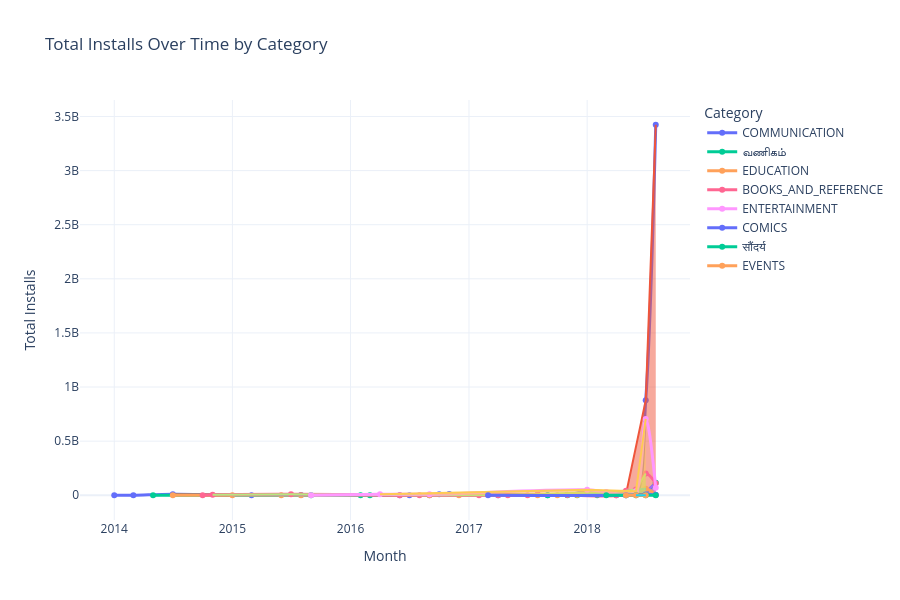

Notebook cell for this chart:
### Markdown cell above
#6

### Code cell
# ===============================
# TASK 6 – ENHANCED VISUAL VERSION
# ===============================

import pandas as pd
import plotly.graph_objects as go
from datetime import datetime
import pytz

# ---- TIME CHECK (6 PM – 9 PM IST) ----
ist = pytz.timezone("Asia/Kolkata")
current_time = datetime.now(ist).time()

if datetime.strptime("00:00","%H:%M").time() <= current_time <= datetime.strptime("23:59","%H:%M").time():

    df6 = playstore_df.copy()

    # ---- CLEAN NUMERIC ----
    df6['Installs'] = (
        df6['Installs']
        .astype(str)
        .str.replace('[+,]', '', regex=True)
    )
    df6['Installs'] = pd.to_numeric(df6['Installs'], errors='coerce')
    df6['Reviews'] = pd.to_numeric(df6['Reviews'], errors='coerce')

    df6 = df6.dropna(subset=['Installs','Reviews'])

    # ---- APPLY FILTERS ----
    df6 = df6[
        (df6['Reviews'] > 500) &
        (~df6['App'].str.contains('S', case=False, na=False)) &
        (~df6['App'].str.startswith(('x','y','z'), na=False)) &
        (df6['Category'].str.startswith(('E','C','B'), na=False))
    ]

    # ---- DATE PREP ----
    df6['Last Updated'] = pd.to_datetime(df6['Last Updated'], errors='coerce')
    df6 = df6.dropna(subset=['Last Updated'])

    df6['Month'] = df6['Last Updated'].dt.to_period('M').astype(str)

    # ---- GROUP ----
    df_group = df6.groupby(['Month','Category'])['Installs'].sum().reset_index()

    # ---- MOM GROWTH ----
    df_group['MoM_Growth'] = (
        df_group.groupby('Category')['Installs']
        .pct_change()
    )

    df_group['Highlight'] = df_group['MoM_Growth'] > 0.20

    # ---- TRANSLATION FIX (UPPERCASE MATCH) ----
    translation_map = {
        'BEAUTY': 'सौंदर्य',        # Hindi
        'BUSINESS': 'வணிகம்',      # Tamil
        'DATING': 'Partnersuche'   # German
    }

    df_group['Category_Display'] = df_group['Category'].replace(translation_map)

    # ---- SORT MONTH ----
    df_group = df_group.sort_values("Month")

    # ---- PLOT ----
    fig8 = go.Figure()

    for cat in df_group['Category_Display'].unique():

        cat_df = df_group[df_group['Category_Display']==cat]

        # Smooth professional line
        fig8.add_trace(go.Scatter(
            x=cat_df['Month'],
            y=cat_df['Installs'],
            mode='lines+markers',
            name=cat,
            line=dict(width=3, shape='spline'),   # smooth curve
            marker=dict(size=6)
        ))

        # Highlight growth >20%
        highlight_df = cat_df[cat_df['Highlight']]

        fig8.add_trace(go.Scatter(
            x=highlight_df['Month'],
            y=highlight_df['Installs'],
            fill='tozeroy',
            opacity=0.18,
            mode='lines',
            showlegend=False
        ))

    fig8.update_layout(
        title="Total Installs Over Time by Category",
        xaxis_title="Month",
        yaxis_title="Total Installs",
        template="plotly_white",
        height=600,
        legend_title="Category"
    )

    fig8.show()

else:
    print("Task 6 visible only between 6 PM and 9 PM IST")

### Figure 1 — Plotly figure (JSON) as saved in the notebook; plotly's stock layout.template omitted (floating-point values rounded to 4 significant figures)
{"data": [{"line": {"shape": "spline", "width": 3}, "marker": {"size": 6}, "mode": "lines+markers", "name": "COMMUNICATION", "type": "scatter", "x": ["2014-01", "2014-03", "2014-07", "2015-03", "2015-08", "2016-06", "2016-07", "2016-09", "2016-10", "2016-11", "2017-04", "2017-09", "2017-11", "2018-01", "2018-03", "2018-04", "2018-05", "2018-06", "2018-07", "2018-08"], "y": [100000.0, 100000.0, 10000000.0, 1000000.0, 2000000.0, 1000000.0, 110000.0, 1000000.0, 10000000.0, 11000000.0, 100000.0, 50000.0, 5000000.0, 36000000.0, 10100000.0, 1000000.0, 10000000.0, 11100000.0, 876700000.0, 3424000000.0]}, {"fill": "tozeroy", "mode": "lines", "opacity": 0.18, "showlegend": false, "type": "scatter", "x": ["2014-07", "2015-08", "2016-09", "2016-10", "2017-11", "2018-01", "2018-05", "2018-07", "2018-08"], "y": [10000000.0, 2000000.0, 1000000.0, 10000000.0, 5000000.0, 36000000.0, 10000000.0, 876700000.0, 3424000000.0]}, {"line": {"shape": "spline", "width": 3}, "marker": {"size": 6}, "mode": "lines+markers", "name": "வணிகம்", "type": "scatter", "x": ["2014-05", "2015-09", "2016-02", "2016-03", "2017-09", "2017-11", "2017-12", "2018-02", "2018-05", "2018-06", "2018-07", "2018-08"], "y": [100000.0, 100000.0, 10000.0, 1000000.0, 1000000.0, 500000.0, 1001000.0, 1000000.0, 100000.0, 15200000.0, 32100000.0, 115200000.0]}, {"fill": "tozeroy", "mode": "lines", "opacity": 0.18, "showlegend": false, "type": "scatter", "x": ["2016-03", "2017-12", "2018-06", "2018-07", "2018-08"], "y": [1000000.0, 1001000.0, 15200000.0, 32100000.0, 115200000.0]}, {"line": {"shape": "spline", "width": 3}, "marker": {"size": 6}, "mode": "lines+markers", "name": "EDUCATION", "type": "scatter", "x": ["2014-07", "2015-01", "2015-06", "2015-08", "2016-09", "2016-12", "2017-08", "2017-10", "2017-12", "2018-05", "2018-07", "2018-08"], "y": [10000.0, 100000.0, 1000000.0, 1000000.0, 1000000.0, 100000.0, 1000000.0, 1000000.0, 3000000.0, 2100000.0, 60600000.0, 3000000.0]}, {"fill": "tozeroy", "mode": "lines", "opacity": 0.18, "showlegend": false, "type": "scatter", "x": ["2015-01", "2015-06", "2017-08", "2017-12", "2018-07"], "y": [100000.0, 1000000.0, 1000000.0, 3000000.0, 60600000.0]}, {"line": {"shape": "spline", "width": 3}, "marker": {"size": 6}, "mode": "lines+markers", "name": "BOOKS_AND_REFERENCE", "type": "scatter", "x": ["2014-10", "2014-11", "2015-07", "2016-06", "2016-08", "2017-02", "2017-04", "2017-05", "2017-07", "2017-08", "2017-11", "2018-04", "2018-05", "2018-06", "2018-07", "2018-08"], "y": [500000.0, 5000000.0, 10000000.0, 60000.0, 100000.0, 100000.0, 1000000.0, 100000.0, 100000.0, 10010000.0, 2000000.0, 1050000.0, 40600000.0, 52100000.0, 201600000.0, 110000000.0]}, {"fill": "tozeroy", "mode": "lines", "opacity": 0.18, "showlegend": false, "type": "scatter", "x": ["2014-11", "2015-07", "2016-08", "2017-04", "2017-08", "2018-05", "2018-06", "2018-07"], "y": [5000000.0, 10000000.0, 100000.0, 1000000.0, 10010000.0, 40600000.0, 52100000.0, 201600000.0]}, {"line": {"shape": "spline", "width": 3}, "marker": {"size": 6}, "mode": "lines+markers", "name": "ENTERTAINMENT", "type": "scatter", "x": ["2015-09", "2016-04", "2016-09", "2018-01", "2018-03", "2018-05", "2018-06", "2018-07", "2018-08"], "y": [1000000.0, 10000000.0, 10000000.0, 50000000.0, 30000000.0, 7000000.0, 36100000.0, 705300000.0, 68200000.0]}, {"fill": "tozeroy", "mode": "lines", "opacity": 0.18, "showlegend": false, "type": "scatter", "x": ["2016-04", "2018-01", "2018-06", "2018-07"], "y": [10000000.0, 50000000.0, 36100000.0, 705300000.0]}, {"line": {"shape": "spline", "width": 3}, "marker": {"size": 6}, "mode": "lines+markers", "name": "COMICS", "type": "scatter", "x": ["2017-03", "2018-05", "2018-07", "2018-08"], "y": [100000.0, 200000.0, 6000000.0, 5050000.0]}, {"fill": "tozeroy", "mode": "lines", "opacity": 0.18, "showlegend": false, "type": "scatter", "x": ["2018-05", "2018-07"], "y": [200000.0, 6000000.0]}, {"line": {"shape": "spline", "width": 3}, "marker": {"size": 6}, "mode": "lines+markers", "name": "सौंदर्य", "type": "scatter", "x": ["2018-03", "2018-06", "2018-07", "2018-08"], "y": [5000.0, 1000000.0, 1000000.0, 100000.0]}, {"fill": "tozeroy", "mode": "lines", "opacity": 0.18, "showlegend": false, "type": "scatter", "x": ["2018-06"], "y": [1000000.0]}, {"line": {"shape": "spline", "width": 3}, "marker": {"size": 6}, "mode": "lines+markers", "name": "EVENTS", "type": "scatter", "x": ["2018-05", "2018-06", "2018-07"], "y": [10000.0, 500000.0, 1100000.0]}, {"fill": "tozeroy", "mode": "lines", "opacity": 0.18, "showlegend": false, "type": "scatter", "x": ["2018-06", "2018-07"], "y": [500000.0, 1100000.0]}], "layout": {"height": 600, "legend": {"title": {"text": "Category"}}, "title": {"text": "Total Installs Over Time by Category"}, "xaxis": {"title": {"text": "Month"}}, "yaxis": {"title": {"text": "Total Installs"}}}}
